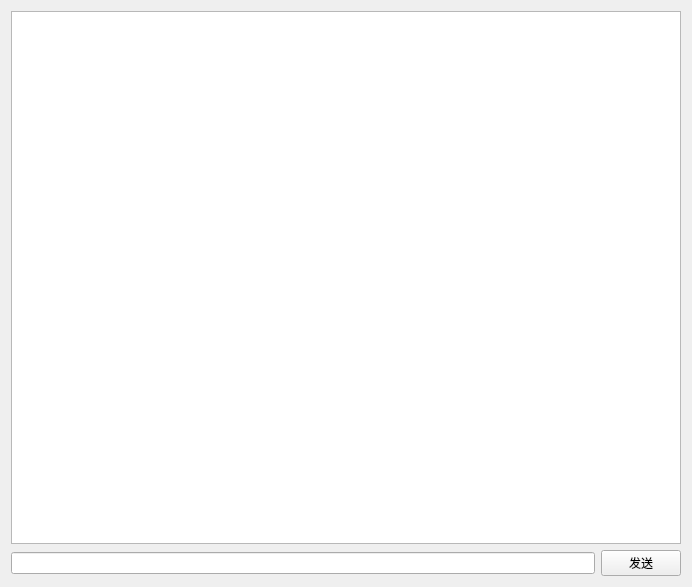
<?xml version="1.0" encoding="UTF-8"?>
<ui version="4.0">
 <class>AIQueryWidget</class>
 <widget class="QWidget" name="AIQueryWidget">
  <property name="geometry">
   <rect>
    <x>0</x>
    <y>0</y>
    <width>692</width>
    <height>587</height>
   </rect>
  </property>
  <property name="windowTitle">
   <string>Form</string>
  </property>
  <layout class="QVBoxLayout" name="verticalLayout">
   <item>
    <widget class="QListWidget" name="chatListWidget"/>
   </item>
   <item>
    <layout class="QHBoxLayout" name="horizontalLayout">
     <item>
      <widget class="QLineEdit" name="questionLineEdit">
       <property name="sizePolicy">
        <sizepolicy hsizetype="Expanding" vsizetype="Fixed">
         <horstretch>0</horstretch>
         <verstretch>0</verstretch>
        </sizepolicy>
       </property>
      </widget>
     </item>
     <item>
      <widget class="QPushButton" name="queryButton">
       <property name="text">
        <string>发送</string>
       </property>
      </widget>
     </item>
    </layout>
   </item>
  </layout>
 </widget>
 <resources/>
 <connections/>
</ui>
